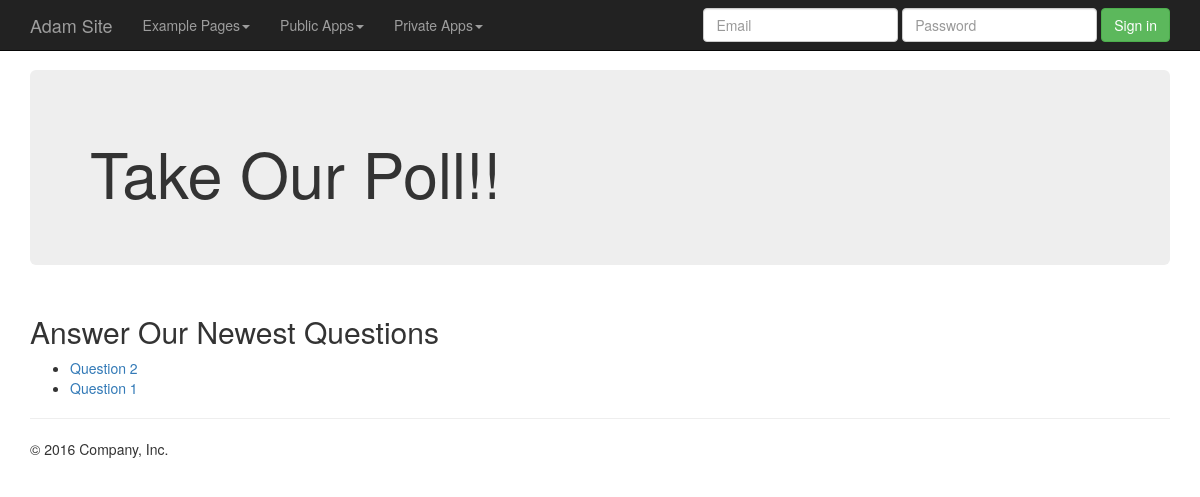
/polls/, run on an earlier commit of the app's database.
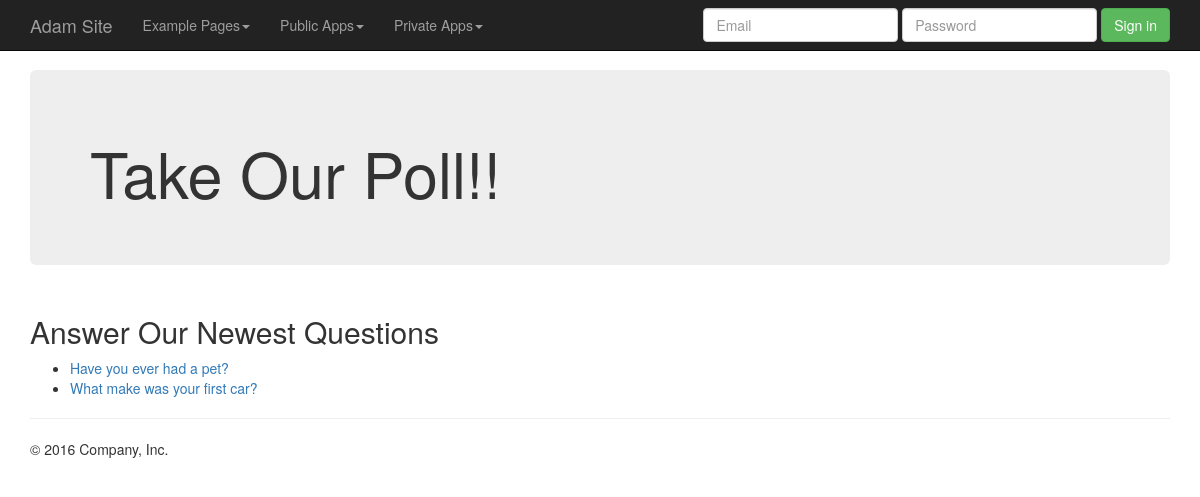
And on a later commit of the database.
### webapp/models.py (models this page shows, shortened)
class Question(models.Model):
    question_text = models.CharField(max_length=200)
    pub_date = models.DateTimeField('date published')

### webapp/views.py (the view)
# urls.py: url(r'^polls/', include('webapp.urls')),
def polls(request):
    latest_question_list = Question.objects.order_by('-pub_date')[:5]
    context = {
        'latest_question_list': latest_question_list
    }
    return render(request, 'webapp/polls.html', context=context)

### webapp/templates/webapp/polls.html
{% extends "main.html" %}
{% block jumbotronContent %}
    <h1>Take Our Poll!!</h1>
{% endblock %}
{% block bodyContent %}
    {% if latest_question_list %}
        <h2>Answer Our Newest Questions</h2>
        <ul>
            {% for latest_question in latest_question_list %}
                <li>
                    <a href="{% url 'polls:detail' latest_question.id %}">
                        {{ latest_question.question_text }}
                    </a>
                </li>
            {% endfor %}
        </ul>
    {% endif %}
{% endblock %}

What changed in the data, as far as the page shows it:
changed Question: question_text "Question 2" → "Have you ever had a pet?"
changed Question: question_text "Question 1" → "What make was your first car?"
